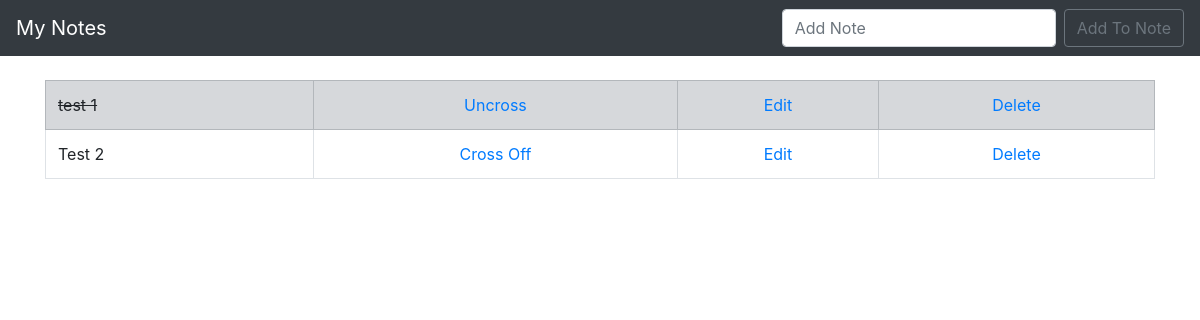
The app's page /, older data.
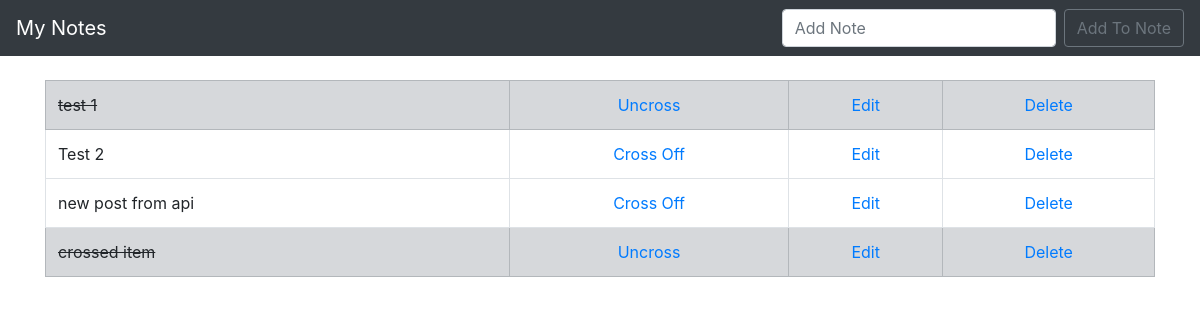
The same page, newer data.
### todo_list/models.py (models this page shows, shortened)
class List(models.Model):
    item = models.CharField(max_length = 200)
    completed = models.BooleanField(default=False)

### todo_list/views.py (the view)
# urls.py: path('', views.home, name = "home"),
def home(request):
    if request.method == 'POST':
        form = NoteForm(request.POST or None)
        if form.is_valid():
            form.save()
            all_items = List.objects.all
            messages.success(request, ('Item has been added to list!'))
            return redirect('home')
    else:
        all_items = List.objects.all
        return render(request, "home.html", {'all_items': all_items})

### todo_list/templates/home.html (shortened to what this page needs)
{% extends 'base.html' %}
{% block content %}
{% if all_items %}
    <table class="table table-bordered">
    {% for things in all_items %}
        {% if things.completed %}
            <tr class="table-secondary">
                <td class="striker">{{ things.item }}</td>
                <td><center><a href = "{% url 'uncross' things.id %}">Uncross</a></center></td>
                <td><center><a href = "{% url 'edit' things.id %}">Edit</a></center></td>
                <td><center><a href = "{% url 'delete' things.id %}">Delete</a></center></td>
            </tr>
        {% else %}
            <tr>
                <td>{{ things.item }}</td>
                <td><center><a href = "{% url 'cross_off' things.id %}">Cross Off</a></center></td>
                <td><center><a href = "{% url 'edit' things.id %}">Edit</a></center></td>
                <td><center><a href = "{% url 'delete' things.id %}">Delete</a></center></td>
            </tr>
        {% endif %}
    {% endfor %}
    </table>
{% endif %}
{% endblock %}

Row changes from the older to the newer data that the page shows:
added List: item "new post from api"
added List: item "crossed item"
